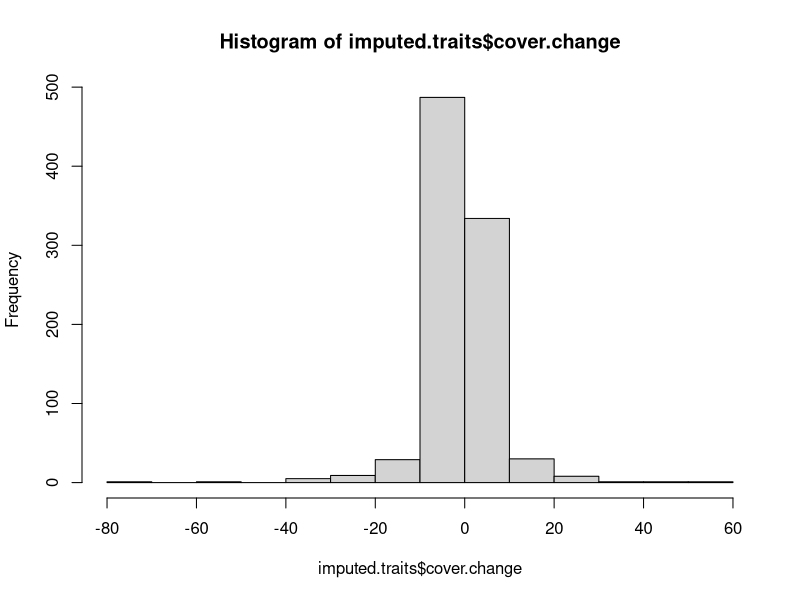
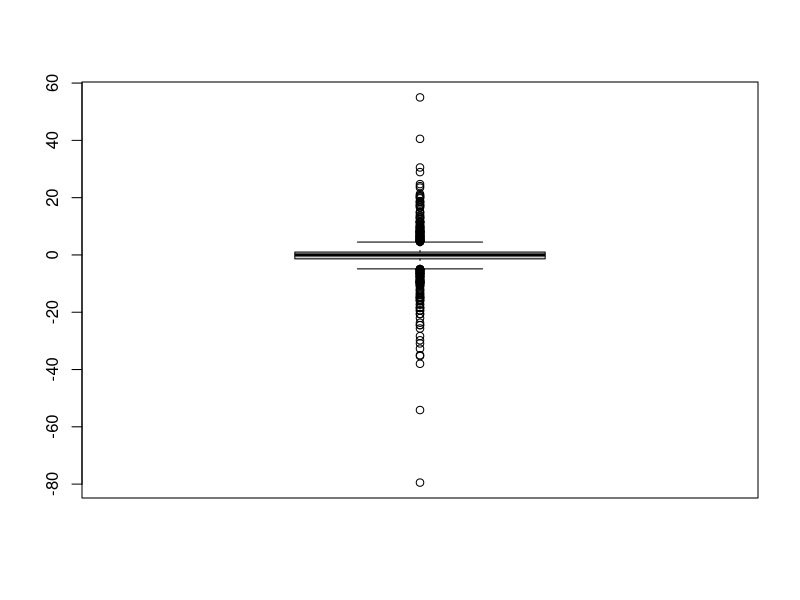

R code for these plots, in order: (Note: this script raises an error after producing the figures.)
#### imputed traits ####

imputed.traits = read.csv("./Formatted.Data/Revisions/imputed.traits.final.csv",row.names = 1)

hist(imputed.traits$cover.change)
boxplot(imputed.traits$cover.change)
mean = mean(imputed.traits$cover.change, na.rm = TRUE)
std = sd(imputed.traits$cover.change, na.rm = TRUE)
Tmin = mean-(3*std)
Tmax = mean+(3*std)
sort(imputed.traits$cover.change[which(imputed.traits$cover.change <Tmin | imputed.traits$cover.change > Tmax)])
# -79.47619 - -23.66667 and 23.52000 - 55.00000

imputed.traits.2 = imputed.traits %>%
  filter(round(cover.change, 5) > -23.66667 & round(cover.change, 5) < 23.52000)

imputed.traits.3 = scale(imputed.traits.2[,c(26:34)])
imputed.traits.4 = cbind(imputed.traits.2[,c(1:3)],imputed.traits.3)

priors <- c(prior(normal(0, 10), class = b))

imputed.traits.model = brm(cover.change ~ leafN.final + height.final + rootN.final + SLA.final + root.depth.final + rootDiam.final +
                             SRL.final + RTD.final + RMF.final + (1|site_code) + (1|Taxon), 
                           family = gaussian(),
                           prior = priors,
                           data = imputed.traits.4)

summary(imputed.traits.model)
# nothing significant

#### imputed traits outlier #####

imputed.traits = read.csv("./Formatted.Data/Revisions/imputed.traits.final.csv",row.names = 1)

imputed.traits.2 = imputed.traits %>%
  filter(round(cover.change, 5) > -23.66667 & round(cover.change, 5) < 23.52000)

# 94 total removed because some removed with multiple traits
imputed.traits.3 = imputed.traits.2 %>%
  filter(round(leafN.final, 5) < 46.00560) %>% # 4
  filter(round(height.final, 5) < 7.787850) %>% # 11
  filter(round(rootN.final, 5) < 25.55616) %>% # 18
  filter(round(SLA.final, 5) < 49.05439) %>% # 8
  filter(round(root.depth.final, 5) < 2.915000) %>% # 15
  filter(round(RTD.final, 5) < 0.7460162) %>% # 11
  filter(round(SRL.final, 5) < 437.3523) %>% # 21
  filter(round(rootDiam.final, 5) < 1.200000) %>% # 6
  filter(round(RMF.final, 5) < 0.7670084) # 10

imputed.traits.4 = scale(imputed.traits.3[,c(26:34)])
imputed.traits.5 = cbind(imputed.traits.3[,c(1:3)],imputed.traits.4)

priors <- c(prior(normal(0, 10), class = b))

imputed.traits.model = brm(cover.change ~ leafN.final + height.final + rootN.final + SLA.final + root.depth.final + rootDiam.final +
                             SRL.final + RTD.final + RMF.final + (1|site_code) + (1|Taxon), 
                           family = gaussian(),
                           prior = priors,
                           data = imputed.traits.5)

summary(imputed.traits.model)
# nothing significant

#### imputed traits lifespan ####

imputed.traits = read.csv("./Formatted.Data/Revisions/imputed.traits.final.csv",row.names = 1)

imputed.traits.2 = imputed.traits %>%
  filter(round(cover.change, 5) > -23.66667 & round(cover.change, 5) < 23.52000)

annual.imputed = imputed.traits.2 %>%
  filter(local_lifespan == "ANNUAL")
perennial.imputed = imputed.traits.2 %>%
  filter(local_lifespan == "PERENNIAL")

annual.imputed.2 = scale(annual.imputed[,c(26:34)])
annual.imputed.3 = cbind(annual.imputed[,c(1:3)],annual.imputed.2)

perennial.imputed.2 = scale(perennial.imputed[,c(26:34)])
perennial.imputed.3 = cbind(perennial.imputed[,c(1:3)],perennial.imputed.2)

priors <- c(prior(normal(0, 10), class = b))


annual.traits.model = brm(cover.change ~ leafN.final + height.final + rootN.final + SLA.final + root.depth.final + rootDiam.final +
                            SRL.final + RTD.final + RMF.final + (1|site_code) + (1|Taxon), 
                          family = gaussian(),
                          prior = priors,
                          data = annual.imputed.3)

summary(annual.traits.model)
# nothing significant

perennial.traits.model = brm(cover.change ~ leafN.final + height.final + rootN.final + SLA.final + root.depth.final + rootDiam.final +
                               SRL.final + RTD.final + RMF.final + (1|site_code) + (1|Taxon), 
                             family = gaussian(),
                             prior = priors,
                             data = perennial.imputed.3)

summary(perennial.traits.model)
# RTD significant, positive

#### impute traits functional group ####

imputed.traits = read.csv("./Formatted.Data/Revisions/imputed.traits.final.csv",row.names = 1)

imputed.traits.2 = imputed.traits %>%
  filter(round(cover.change, 5) > -23.66667 & round(cover.change, 5) < 23.52000)

forb.imputed = imputed.traits.2 %>%
  filter(functional_group == "FORB")
grass.imputed = imputed.traits.2 %>%
  filter(functional_group == "GRASS")

forb.imputed.2 = scale(forb.imputed[,c(26:34)])
forb.imputed.3 = cbind(forb.imputed[,c(1:3)],forb.imputed.2)

grass.imputed.2 = scale(grass.imputed[,c(26:34)])
grass.imputed.3 = cbind(grass.imputed[,c(1:3)],grass.imputed.2)

priors <- c(prior(normal(0, 10), class = b))


forb.traits.model = brm(cover.change ~ leafN.final + height.final + rootN.final + SLA.final + root.depth.final + rootDiam.final +
                          SRL.final + RTD.final + RMF.final + (1|site_code) + (1|Taxon), 
                        family = gaussian(),
                        prior = priors,
                        data = forb.imputed.3)

summary(forb.traits.model)
# leafN significant positive

grass.traits.model = brm(cover.change ~ leafN.final + height.final + rootN.final + SLA.final + root.depth.final + rootDiam.final +
                           SRL.final + RTD.final + RMF.final + (1|site_code) + (1|Taxon), 
                         family = gaussian(),
                         prior = priors,
                         data = grass.imputed.3)

summary(grass.traits.model)
# nothing significant

#### imputed traits lifespan x functional group ####

imputed.traits = read.csv("./Formatted.Data/Revisions/imputed.traits.final.csv",row.names = 1)

imputed.traits.2 = imputed.traits %>%
  filter(round(cover.change, 5) > -23.66667 & round(cover.change, 5) < 23.52000)

annual.forb.imputed = imputed.traits.2 %>%
  filter(functional_group == "FORB" & local_lifespan == "ANNUAL")
perennial.forb.imputed = imputed.traits.2 %>%
  filter(functional_group == "FORB" & local_lifespan == "PERENNIAL")
perennial.grass.imputed = imputed.traits.2 %>%
  filter(functional_group == "GRASS" & local_lifespan == "PERENNIAL")

annual.forb.imputed.2 = scale(annual.forb.imputed[,c(26:34)])
annual.forb.imputed.3 = cbind(annual.forb.imputed[,c(1:3)],annual.forb.imputed.2)

perennial.forb.imputed.2 = scale(perennial.forb.imputed[,c(26:34)])
perennial.forb.imputed.3 = cbind(perennial.forb.imputed[,c(1:3)],perennial.forb.imputed.2)

perennial.grass.imputed.2 = scale(perennial.grass.imputed[,c(26:34)])
perennial.grass.imputed.3 = cbind(perennial.grass.imputed[,c(1:3)],perennial.grass.imputed.2)

priors <- c(prior(normal(0, 10), class = b))

annual.forb.traits.model = brm(cover.change ~ leafN.final + height.final + rootN.final + SLA.final + root.depth.final + rootDiam.final +
                                 SRL.final + RTD.final + RMF.final + (1|site_code) + (1|Taxon), 
                               family = gaussian(),
                               prior = priors,
                               data = annual.forb.imputed.3)

summary(annual.forb.traits.model)
# nothing significant

perennial.forb.traits.model = brm(cover.change ~ leafN.final + height.final + rootN.final + SLA.final + root.depth.final + rootDiam.final +
                                    SRL.final + RTD.final + RMF.final + (1|site_code) + (1|Taxon), 
                                  family = gaussian(),
                                  prior = priors,
                                  data = perennial.forb.imputed.3)

summary(perennial.forb.traits.model)

perennial.grass.traits.model = brm(cover.change ~ leafN.final + height.final + rootN.final + SLA.final + root.depth.final + rootDiam.final +
                                     SRL.final + RTD.final + RMF.final + (1|site_code) + (1|Taxon), 
                                   family = gaussian(),
                                   prior = priors,
                                   data = perennial.grass.imputed.3)

summary(perennial.grass.traits.model)

#### imputed traits lifespan outlier ####

imputed.traits = read.csv("./Formatted.Data/Revisions/imputed.traits.final.csv",row.names = 1)

imputed.traits.2 = imputed.traits %>%
  filter(round(cover.change, 5) > -23.66667 & round(cover.change, 5) < 23.52000)

# 19 total removed because some removed with multiple traits
imputed.traits.3 = imputed.traits.2 %>%
  filter(round(leafN.final, 5) < 46.00560) %>% # 4
  filter(round(height.final, 5) < 7.787850) %>% # 11
  filter(round(rootN.final, 5) < 25.55616) %>% # 18
  filter(round(SLA.final, 5) < 49.05439) %>% # 8
  filter(round(root.depth.final, 5) < 2.915000) %>% # 15
  filter(round(RTD.final, 5) < 0.7460162) %>% # 11
  filter(round(SRL.final, 5) < 437.3523) %>% # 21
  filter(round(rootDiam.final, 5) < 1.200000) %>% # 6
  filter(round(RMF.final, 5) < 0.7670084) # 10

annual.imputed = imputed.traits.3 %>%
  filter(local_lifespan == "ANNUAL")
perennial.imputed = imputed.traits.3 %>%
  filter(local_lifespan == "PERENNIAL")

annual.imputed.2 = scale(annual.imputed[,c(26:34)])
annual.imputed.3 = cbind(annual.imputed[,c(1:3)],annual.imputed.2)

perennial.imputed.2 = scale(perennial.imputed[,c(26:34)])
perennial.imputed.3 = cbind(perennial.imputed[,c(1:3)],perennial.imputed.2)


priors <- c(prior(normal(0, 10), class = b))


annual.traits.model = brm(cover.change ~ leafN.final + height.final + rootN.final + SLA.final + root.depth.final + rootDiam.final +
                            SRL.final + RTD.final + RMF.final + (1|site_code) + (1|Taxon), 
                          family = gaussian(),
                          prior = priors,
                          data = annual.imputed.3)

summary(annual.traits.model)
# nothing significant

perennial.traits.model = brm(cover.change ~ leafN.final + height.final + rootN.final + SLA.final + root.depth.final + rootDiam.final +
                               SRL.final + RTD.final + RMF.final + (1|site_code) + (1|Taxon), 
                             family = gaussian(),
                             prior = priors,
                             data = perennial.imputed.3)

summary(perennial.traits.model)

#### impute traits functional group outlier ####

imputed.traits = read.csv("./Formatted.Data/Revisions/imputed.traits.final.csv",row.names = 1)

imputed.traits.2 = imputed.traits %>%
  filter(round(cover.change, 5) > -23.66667 & round(cover.change, 5) < 23.52000)

imputed.traits.3 = imputed.traits.2 %>%
  filter(round(leafN.final, 5) < 46.00560) %>% # 4
  filter(round(height.final, 5) < 7.787850) %>% # 11
  filter(round(rootN.final, 5) < 25.55616) %>% # 18
  filter(round(SLA.final, 5) < 49.05439) %>% # 8
  filter(round(root.depth.final, 5) < 2.915000) %>% # 15
  filter(round(RTD.final, 5) < 0.7460162) %>% # 11
  filter(round(SRL.final, 5) < 437.3523) %>% # 21
  filter(round(rootDiam.final, 5) < 1.200000) %>% # 6
  filter(round(RMF.final, 5) < 0.7670084) # 10

forb.imputed = imputed.traits.3 %>%
  filter(functional_group == "FORB")
grass.imputed = imputed.traits.3 %>%
  filter(functional_group == "GRASS")

forb.imputed.2 = scale(forb.imputed[,c(26:34)])
forb.imputed.3 = cbind(forb.imputed[,c(1:3)],forb.imputed.2)

grass.imputed.2 = scale(grass.imputed[,c(26:34)])
grass.imputed.3 = cbind(grass.imputed[,c(1:3)],grass.imputed.2)

priors <- c(prior(normal(0, 10), class = b))

forb.traits.model = brm(cover.change ~ leafN.final + height.final + rootN.final + SLA.final + root.depth.final + rootDiam.final +
                          SRL.final + RTD.final + RMF.final + (1|site_code) + (1|Taxon), 
                        family = gaussian(),
                        prior = priors,
                        data = forb.imputed.3)

summary(forb.traits.model)

grass.traits.model = brm(cover.change ~ leafN.final + height.final + rootN.final + SLA.final + root.depth.final + rootDiam.final +
                           SRL.final + RTD.final + RMF.final + (1|site_code) + (1|Taxon), 
                         family = gaussian(),
                         prior = priors,
                         data = grass.imputed.3)

summary(grass.traits.model)

#### imputed traits lifespan x functional group outlier ####

imputed.traits = read.csv("./Formatted.Data/Revisions/imputed.traits.final.csv",row.names = 1)

imputed.traits.2 = imputed.traits %>%
  filter(round(cover.change, 5) > -23.66667 & round(cover.change, 5) < 23.52000)

imputed.traits.3 = imputed.traits.2 %>%
  filter(round(leafN.final, 5) < 46.00560) %>% # 4
  filter(round(height.final, 5) < 7.787850) %>% # 11
  filter(round(rootN.final, 5) < 25.55616) %>% # 18
  filter(round(SLA.final, 5) < 49.05439) %>% # 8
  filter(round(root.depth.final, 5) < 2.915000) %>% # 15
  filter(round(RTD.final, 5) < 0.7460162) %>% # 11
  filter(round(SRL.final, 5) < 437.3523) %>% # 21
  filter(round(rootDiam.final, 5) < 1.200000) %>% # 6
  filter(round(RMF.final, 5) < 0.7670084) # 10

annual.forb.imputed = imputed.traits.3 %>%
  filter(functional_group == "FORB" & local_lifespan == "ANNUAL")
perennial.forb.imputed = imputed.traits.3 %>%
  filter(functional_group == "FORB" & local_lifespan == "PERENNIAL")
perennial.grass.imputed = imputed.traits.3 %>%
  filter(functional_group == "GRASS" & local_lifespan == "PERENNIAL")

annual.forb.imputed.2 = scale(annual.forb.imputed[,c(26:34)])
annual.forb.imputed.3 = cbind(annual.forb.imputed[,c(1:3)],annual.forb.imputed.2)

perennial.forb.imputed.2 = scale(perennial.forb.imputed[,c(26:34)])
perennial.forb.imputed.3 = cbind(perennial.forb.imputed[,c(1:3)],perennial.forb.imputed.2)

perennial.grass.imputed.2 = scale(perennial.grass.imputed[,c(26:34)])
perennial.grass.imputed.3 = cbind(perennial.grass.imputed[,c(1:3)],perennial.grass.imputed.2)

priors <- c(prior(normal(0, 10), class = b))

annual.forb.traits.model = brm(cover.change ~ leafN.final + height.final + rootN.final + SLA.final + root.depth.final + rootDiam.final +
                                 SRL.final + RTD.final + RMF.final + (1|site_code) + (1|Taxon), 
                               family = gaussian(),
                               prior = priors,
                               data = annual.forb.imputed.3)

summary(annual.forb.traits.model)

perennial.forb.traits.model = brm(cover.change ~ leafN.final + height.final + rootN.final + SLA.final + root.depth.final + rootDiam.final +
                                    SRL.final + RTD.final + RMF.final + (1|site_code) + (1|Taxon), 
                                  family = gaussian(),
                                  prior = priors,
                                  data = perennial.forb.imputed.3)

summary(perennial.forb.traits.model)

perennial.grass.traits.model = brm(cover.change ~ leafN.final + height.final + rootN.final + SLA.final + root.depth.final + rootDiam.final +
                                     SRL.final + RTD.final + RMF.final + (1|site_code) + (1|Taxon), 
                                   family = gaussian(),
                                   prior = priors,
                                   data = perennial.grass.imputed.3)

summary(perennial.grass.traits.model)

#### CC traits ####
final.data.CC = read.csv("./Formatted.Data/Revisions/final.data.CC.csv",row.names = 1)

hist(final.data.CC$cover.change)
boxplot(final.data.CC$cover.change)
mean = mean(final.data.CC$cover.change, na.rm = TRUE)
std = sd(final.data.CC$cover.change, na.rm = TRUE)
Tmin = mean-(3*std)
Tmax = mean+(3*std)
sort(final.data.CC$cover.change[which(final.data.CC$cover.change <Tmin | final.data.CC$cover.change > Tmax)])
# -79.47619 - -38.00000 and 28.91667

final.data.CC.2 = final.data.CC %>%
  filter(round(cover.change, 5) > -38.00000 & round(cover.change, 5) != 28.91667)

final.data.CC.3 = scale(final.data.CC.2[,c(4:12)])
final.data.CC.4 = cbind(final.data.CC.2[,c(1:3)],final.data.CC.3)

# 236 data points estimating 11 variables

priors <- c(prior(normal(0, 10), class = b))


CC.model = brm(cover.change ~ leafN.mg.g + height.m + rootN.mg.g + SLA_m2.kg + root.depth_m + rootDiam.mm +
                 SRL.groot.cahill.merge + RTD.groot.cahill.merge + RMF.g.g + (1|site_code) + (1|Taxon), 
               family = gaussian(),
               prior = priors,
               data = final.data.CC.4)

summary(CC.model)

#### CC traits outlier ####

final.data.CC = read.csv("./Formatted.Data/Revisions/final.data.CC.csv",row.names = 1)

final.data.CC.2 = final.data.CC %>%
  filter(round(cover.change, 5) > -38.00000 & round(cover.change, 5) != 28.91667)

# 25 total removed because some removed with multiple traits
final.data.CC.3 = final.data.CC.2 %>%
  filter(round(leafN.mg.g, 5) != 54.71597) %>% # 2
  filter(round(height.m, 5) < 12.84847) %>% # 3
  filter(round(rootN.mg.g, 5) < 31.17241) %>% # 5
  filter(round(root.depth_m, 5) < 2.426850) %>% # 7
  filter(round(RTD.groot.cahill.merge, 5) < 1.19455) %>% # 4
  filter(round(SRL.groot.cahill.merge, 5) < 471.2364) %>% # 5
  filter(round(rootDiam.mm, 5) != 1.3965) # 1

final.data.CC.4 = scale(final.data.CC.3[,c(4:12)])
final.data.CC.5 = cbind(final.data.CC.3[,c(1:3)],final.data.CC.4)

priors <- c(prior(normal(0, 10), class = b))


CC.model = brm(cover.change ~ leafN.mg.g + height.m + rootN.mg.g + SLA_m2.kg + root.depth_m + rootDiam.mm +
                 SRL.groot.cahill.merge + RTD.groot.cahill.merge + RMF.g.g + SRL.groot.cahill.merge*RTD.groot.cahill.merge + (1|site_code) + (1|Taxon), 
               family = gaussian(),
               prior = priors,
               data = final.data.CC.5)

summary(CC.model)

#### CC traits lifespan ####

final.data.CC = read.csv("./Formatted.Data/Revisions/final.data.CC.csv",row.names = 1)

final.data.CC.2 = final.data.CC %>%
  filter(round(cover.change, 5) > -38.00000 & round(cover.change, 5) != 28.91667)

table(final.data.CC$local_lifespan)

perennial = final.data.CC.2 %>%
  filter(local_lifespan == "PERENNIAL")

perennial.2 = scale(perennial[,c(4:12)])
perennial.3 = cbind(perennial[,c(1:3)],perennial.2)

priors <- c(prior(normal(0, 10), class = b))

perennial.model = brm(cover.change ~ leafN.mg.g + height.m + rootN.mg.g + SLA_m2.kg + root.depth_m + rootDiam.mm +
                        SRL.groot.cahill.merge + RTD.groot.cahill.merge + RMF.g.g + (1|site_code) + (1|Taxon), 
                      family = gaussian(),
                      prior = priors,
                      data = perennial.3)

summary(perennial.model)

#### CC traits functional group ####

final.data.CC = read.csv("./Formatted.Data/Revisions/final.data.CC.csv",row.names = 1)

final.data.CC.2 = final.data.CC %>%
  filter(round(cover.change, 5) > -38.00000 & round(cover.change, 5) != 28.91667)

table(final.data.CC$functional_group)

forb = final.data.CC.2 %>%
  filter(functional_group == "FORB")

forb.2 = scale(forb[,c(4:12)])
forb.3 = cbind(forb[,c(1:3)],forb.2)

priors <- c(prior(normal(0, 10), class = b))

forb.model = brm(cover.change ~ leafN.mg.g + height.m + rootN.mg.g + SLA_m2.kg + root.depth_m + rootDiam.mm +
                   SRL.groot.cahill.merge + RTD.groot.cahill.merge + RMF.g.g + (1|site_code) + (1|Taxon), 
                 family = gaussian(),
                 prior = priors,
                 data = forb.3)

summary(forb.model)

#### CC traits lifespan outlier ####

final.data.CC = read.csv("./Formatted.Data/Revisions/final.data.CC.csv",row.names = 1)

final.data.CC.2 = final.data.CC %>%
  filter(round(cover.change, 5) > -38.00000 & round(cover.change, 5) != 28.91667)

perennial = final.data.CC.2 %>%
  filter(local_lifespan == "PERENNIAL")

# 25 total removed because some removed with multiple traits
perennial.2 = perennial %>%
  filter(round(leafN.mg.g, 5) != 54.71597) %>% # 2
  filter(round(height.m, 5) < 12.84847) %>% # 3
  filter(round(rootN.mg.g, 5) < 31.17241) %>% # 5
  filter(round(root.depth_m, 5) < 2.426850) %>% # 7
  filter(round(RTD.groot.cahill.merge, 5) < 1.19455) %>% # 4
  filter(round(SRL.groot.cahill.merge, 5) < 471.2364) %>% # 5
  filter(round(rootDiam.mm, 5) != 1.3965) # 1


perennial.3 = scale(perennial.2 [,c(4:12)])
perennial.4 = cbind(perennial.2 [,c(1:3)],perennial.3)

priors <- c(prior(normal(0, 10), class = b))

perennial.model = brm(cover.change ~ leafN.mg.g + height.m + rootN.mg.g + SLA_m2.kg + root.depth_m + rootDiam.mm +
                        SRL.groot.cahill.merge + RTD.groot.cahill.merge + RMF.g.g + (1|site_code) + (1|Taxon), 
                      family = gaussian(),
                      prior = priors,
                      data = perennial.4)

summary(perennial.model)


#### imputed traits NW ####

imputed.traits = read.csv("./Formatted.Data/Revisions/imputed.traits.NW.final.csv",row.names = 1)

hist(imputed.traits$cover.change)
boxplot(imputed.traits$cover.change)
mean = mean(imputed.traits$cover.change, na.rm = TRUE)
std = sd(imputed.traits$cover.change, na.rm = TRUE)
Tmin = mean-(3*std)
Tmax = mean+(3*std)
sort(imputed.traits$cover.change[which(imputed.traits$cover.change <Tmin | imputed.traits$cover.change > Tmax)])
# -79.47619 - -24.50000 and 23.52000 - 55.00000

imputed.traits.2 = imputed.traits %>%
  filter(round(cover.change, 5) > -24.50000 & round(cover.change, 5) < 23.52000)

imputed.traits.3 = scale(imputed.traits.2[,c(26:34)])
imputed.traits.4 = cbind(imputed.traits.2[,c(1:3)],imputed.traits.3)

priors <- c(prior(normal(0, 10), class = b))

imputed.traits.model = brm(cover.change ~ leafN.final + height.final + rootN.final + SLA.final + root.depth.final + rootDiam.final +
                             SRL.final + RTD.final + RMF.final + (1|site_code) + (1|Taxon), 
                           family = gaussian(),
                           prior = priors,
                           data = imputed.traits.4)

summary(imputed.traits.model)
# nothing significant

#### imputed traits NW outlier ####

imputed.traits = read.csv("./Formatted.Data/Revisions/imputed.traits.NW.final.csv",row.names = 1)

imputed.traits.2 = imputed.traits %>%
  filter(round(cover.change, 5) > -24.50000 & round(cover.change, 5) < 23.52000)

imputed.traits.3 = imputed.traits.2 %>%
  filter(round(leafN.final, 5) < 45.18532) %>% # 4
  filter(round(height.final, 5) < 1.371600) %>% # 11
  filter(round(rootN.final, 5) < 27.18327) %>% # 18
  filter(round(SLA.final, 5) < 49.05439) %>% # 8
  filter(round(root.depth.final, 5) < 6.451600) %>% # 15
  filter(round(RTD.final, 5) < 0.6525000) %>% # 11
  filter(round(SRL.final, 5) < 437.3523) %>% # 21
  filter(round(rootDiam.final, 5) < 1.126012) %>% # 6
  filter(round(RMF.final, 5) > 0.04850791 & round(RMF.final, 5) < 0.76700839)

imputed.traits.4 = scale(imputed.traits.3[,c(26:34)])
imputed.traits.5 = cbind(imputed.traits.3[,c(1:3)],imputed.traits.4)

priors <- c(prior(normal(0, 10), class = b))

imputed.traits.model = brm(cover.change ~ leafN.final + height.final + rootN.final + SLA.final + root.depth.final + rootDiam.final +
                             SRL.final + RTD.final + RMF.final + (1|site_code) + (1|Taxon), 
                           family = gaussian(),
                           prior = priors,
                           data = imputed.traits.5)

summary(imputed.traits.model)
# nothing significant

#### imputed traits lifespan NW ####

imputed.traits = read.csv("./Formatted.Data/Revisions/imputed.traits.NW.final.csv",row.names = 1)

imputed.traits.2 = imputed.traits %>%
  filter(round(cover.change, 5) > -24.50000 & round(cover.change, 5) < 23.52000)

annual.imputed = imputed.traits.2 %>%
  filter(local_lifespan == "ANNUAL")
perennial.imputed = imputed.traits.2 %>%
  filter(local_lifespan == "PERENNIAL")

annual.imputed.2 = scale(annual.imputed[,c(26:34)])
annual.imputed.3 = cbind(annual.imputed[,c(1:3)],annual.imputed.2)

perennial.imputed.2 = scale(perennial.imputed[,c(26:34)])
perennial.imputed.3 = cbind(perennial.imputed[,c(1:3)],perennial.imputed.2)

priors <- c(prior(normal(0, 10), class = b))


annual.traits.model = brm(cover.change ~ leafN.final + height.final + rootN.final + SLA.final + root.depth.final + rootDiam.final +
                            SRL.final + RTD.final + RMF.final + (1|site_code) + (1|Taxon), 
                          family = gaussian(),
                          prior = priors,
                          data = annual.imputed.3)

summary(annual.traits.model)
# nothing significant

perennial.traits.model = brm(cover.change ~ leafN.final + height.final + rootN.final + SLA.final + root.depth.final + rootDiam.final +
                               SRL.final + RTD.final + RMF.final + (1|site_code) + (1|Taxon), 
                             family = gaussian(),
                             prior = priors,
                             data = perennial.imputed.3)

summary(perennial.traits.model)

#### impute traits functional group NW ####

imputed.traits = read.csv("./Formatted.Data/Revisions/imputed.traits.NW.final.csv",row.names = 1)

imputed.traits.2 = imputed.traits %>%
  filter(round(cover.change, 5) > -24.50000 & round(cover.change, 5) < 23.52000)

forb.imputed = imputed.traits.2 %>%
  filter(functional_group == "FORB")
grass.imputed = imputed.traits.2 %>%
  filter(functional_group == "GRASS")

forb.imputed.2 = scale(forb.imputed[,c(26:34)])
forb.imputed.3 = cbind(forb.imputed[,c(1:3)],forb.imputed.2)

grass.imputed.2 = scale(grass.imputed[,c(26:34)])
grass.imputed.3 = cbind(grass.imputed[,c(1:3)],grass.imputed.2)

priors <- c(prior(normal(0, 10), class = b))


forb.traits.model = brm(cover.change ~ leafN.final + height.final + rootN.final + SLA.final + root.depth.final + rootDiam.final +
                          SRL.final + RTD.final + RMF.final + (1|site_code) + (1|Taxon), 
                        family = gaussian(),
                        prior = priors,
                        data = forb.imputed.3)

summary(forb.traits.model)

grass.traits.model = brm(cover.change ~ leafN.final + height.final + rootN.final + SLA.final + root.depth.final + rootDiam.final +
                           SRL.final + RTD.final + RMF.final + (1|site_code) + (1|Taxon), 
                         family = gaussian(),
                         prior = priors,
                         data = grass.imputed.3)

summary(grass.traits.model)
# nothing significant

#### imputed traits lifespan x functional group NW ####

imputed.traits = read.csv("./Formatted.Data/Revisions/imputed.traits.NW.final.csv",row.names = 1)

imputed.traits.2 = imputed.traits %>%
  filter(round(cover.change, 5) > -24.50000 & round(cover.change, 5) < 23.52000)

annual.forb.imputed = imputed.traits.2 %>%
  filter(functional_group == "FORB" & local_lifespan == "ANNUAL")
perennial.forb.imputed = imputed.traits.2 %>%
  filter(functional_group == "FORB" & local_lifespan == "PERENNIAL")
perennial.grass.imputed = imputed.traits.2 %>%
  filter(functional_group == "GRASS" & local_lifespan == "PERENNIAL")

annual.forb.imputed.2 = scale(annual.forb.imputed[,c(26:34)])
annual.forb.imputed.3 = cbind(annual.forb.imputed[,c(1:3)],annual.forb.imputed.2)

perennial.forb.imputed.2 = scale(perennial.forb.imputed[,c(26:34)])
perennial.forb.imputed.3 = cbind(perennial.forb.imputed[,c(1:3)],perennial.forb.imputed.2)

perennial.grass.imputed.2 = scale(perennial.grass.imputed[,c(26:34)])
perennial.grass.imputed.3 = cbind(perennial.grass.imputed[,c(1:3)],perennial.grass.imputed.2)

priors <- c(prior(normal(0, 10), class = b))

annual.forb.traits.model = brm(cover.change ~ leafN.final + height.final + rootN.final + SLA.final + root.depth.final + rootDiam.final +
                                 SRL.final + RTD.final + RMF.final + (1|site_code) + (1|Taxon), 
                               family = gaussian(),
                               prior = priors,
                               data = annual.forb.imputed.3)

summary(annual.forb.traits.model)
# nothing significant

perennial.forb.traits.model = brm(cover.change ~ leafN.final + height.final + rootN.final + SLA.final + root.depth.final + rootDiam.final +
                                    SRL.final + RTD.final + RMF.final + (1|site_code) + (1|Taxon), 
                                  family = gaussian(),
                                  prior = priors,
                                  data = perennial.forb.imputed.3)

summary(perennial.forb.traits.model)

perennial.grass.traits.model = brm(cover.change ~ leafN.final + height.final + rootN.final + SLA.final + root.depth.final + rootDiam.final +
                                     SRL.final + RTD.final + RMF.final + (1|site_code) + (1|Taxon), 
                                   family = gaussian(),
                                   prior = priors,
                                   data = perennial.grass.imputed.3)

summary(perennial.grass.traits.model)


#### imputed traits lifespan NW outlier ####

imputed.traits = read.csv("./Formatted.Data/Revisions/imputed.traits.NW.final.csv",row.names = 1)

imputed.traits.2 = imputed.traits %>%
  filter(round(cover.change, 5) > -24.50000 & round(cover.change, 5) < 23.52000)

imputed.traits.3 = imputed.traits.2 %>%
  filter(round(leafN.final, 5) < 45.18532) %>% # 4
  filter(round(height.final, 5) < 1.371600) %>% # 11
  filter(round(rootN.final, 5) < 27.18327) %>% # 18
  filter(round(SLA.final, 5) < 49.05439) %>% # 8
  filter(round(root.depth.final, 5) < 6.451600) %>% # 15
  filter(round(RTD.final, 5) < 0.6525000) %>% # 11
  filter(round(SRL.final, 5) < 437.3523) %>% # 21
  filter(round(rootDiam.final, 5) < 1.126012) %>% # 6
  filter(round(RMF.final, 5) > 0.04850791 & round(RMF.final, 5) < 0.76700839) # 10

annual.imputed = imputed.traits.3 %>%
  filter(local_lifespan == "ANNUAL")
perennial.imputed = imputed.traits.3 %>%
  filter(local_lifespan == "PERENNIAL")

annual.imputed.2 = scale(annual.imputed[,c(26:34)])
annual.imputed.3 = cbind(annual.imputed[,c(1:3)],annual.imputed.2)

perennial.imputed.2 = scale(perennial.imputed[,c(26:34)])
perennial.imputed.3 = cbind(perennial.imputed[,c(1:3)],perennial.imputed.2)

priors <- c(prior(normal(0, 10), class = b))


annual.traits.model = brm(cover.change ~ leafN.final + height.final + rootN.final + SLA.final + root.depth.final + rootDiam.final +
                            SRL.final + RTD.final + RMF.final + (1|site_code) + (1|Taxon), 
                          family = gaussian(),
                          prior = priors,
                          data = annual.imputed.3)

summary(annual.traits.model)

perennial.traits.model = brm(cover.change ~ leafN.final + height.final + rootN.final + SLA.final + root.depth.final + rootDiam.final +
                               SRL.final + RTD.final + RMF.final + (1|site_code) + (1|Taxon), 
                             family = gaussian(),
                             prior = priors,
                             data = perennial.imputed.3)

summary(perennial.traits.model)

#### impute traits functional group NW outlier ####

imputed.traits = read.csv("./Formatted.Data/Revisions/imputed.traits.NW.final.csv",row.names = 1)

imputed.traits.2 = imputed.traits %>%
  filter(round(cover.change, 5) > -24.50000 & round(cover.change, 5) < 23.52000)

imputed.traits.3 = imputed.traits.2 %>%
  filter(round(leafN.final, 5) < 45.18532) %>% # 4
  filter(round(height.final, 5) < 1.371600) %>% # 11
  filter(round(rootN.final, 5) < 27.18327) %>% # 18
  filter(round(SLA.final, 5) < 49.05439) %>% # 8
  filter(round(root.depth.final, 5) < 6.451600) %>% # 15
  filter(round(RTD.final, 5) < 0.6525000) %>% # 11
  filter(round(SRL.final, 5) < 437.3523) %>% # 21
  filter(round(rootDiam.final, 5) < 1.126012) %>% # 6
  filter(round(RMF.final, 5) > 0.04850791 & round(RMF.final, 5) < 0.76700839) # 10

forb.imputed = imputed.traits.3 %>%
  filter(functional_group == "FORB")
grass.imputed = imputed.traits.3 %>%
  filter(functional_group == "GRASS")

forb.imputed.2 = scale(forb.imputed[,c(26:34)])
forb.imputed.3 = cbind(forb.imputed[,c(1:3)],forb.imputed.2)

grass.imputed.2 = scale(grass.imputed[,c(26:34)])
grass.imputed.3 = cbind(grass.imputed[,c(1:3)],grass.imputed.2)

priors <- c(prior(normal(0, 10), class = b))


forb.traits.model = brm(cover.change ~ leafN.final + height.final + rootN.final + SLA.final + root.depth.final + rootDiam.final +
                          SRL.final + RTD.final + RMF.final + (1|site_code) + (1|Taxon), 
                        family = gaussian(),
                        prior = priors,
                        data = forb.imputed.3)

summary(forb.traits.model)

grass.traits.model = brm(cover.change ~ leafN.final + height.final + rootN.final + SLA.final + root.depth.final + rootDiam.final +
                           SRL.final + RTD.final + RMF.final + (1|site_code) + (1|Taxon), 
                         family = gaussian(),
                         prior = priors,
                         data = grass.imputed.3)

summary(grass.traits.model)
# nothing significant

#### imputed traits lifespan x functional group NW outlier ####

imputed.traits = read.csv("./Formatted.Data/Revisions/imputed.traits.NW.final.csv",row.names = 1)

imputed.traits.2 = imputed.traits %>%
  filter(round(cover.change, 5) > -24.50000 & round(cover.change, 5) < 23.52000)

imputed.traits.3 = imputed.traits.2 %>%
  filter(round(leafN.final, 5) < 45.18532) %>% # 4
  filter(round(height.final, 5) < 1.371600) %>% # 11
  filter(round(rootN.final, 5) < 27.18327) %>% # 18
  filter(round(SLA.final, 5) < 49.05439) %>% # 8
  filter(round(root.depth.final, 5) < 6.451600) %>% # 15
  filter(round(RTD.final, 5) < 0.6525000) %>% # 11
  filter(round(SRL.final, 5) < 437.3523) %>% # 21
  filter(round(rootDiam.final, 5) < 1.126012) %>% # 6
  filter(round(RMF.final, 5) > 0.04850791 & round(RMF.final, 5) < 0.76700839) # 10

annual.forb.imputed = imputed.traits.3 %>%
  filter(functional_group == "FORB" & local_lifespan == "ANNUAL")
perennial.forb.imputed = imputed.traits.3 %>%
  filter(functional_group == "FORB" & local_lifespan == "PERENNIAL")
perennial.grass.imputed = imputed.traits.3 %>%
  filter(functional_group == "GRASS" & local_lifespan == "PERENNIAL")

annual.forb.imputed.2 = scale(annual.forb.imputed[,c(26:34)])
annual.forb.imputed.3 = cbind(annual.forb.imputed[,c(1:3)],annual.forb.imputed.2)

perennial.forb.imputed.2 = scale(perennial.forb.imputed[,c(26:34)])
perennial.forb.imputed.3 = cbind(perennial.forb.imputed[,c(1:3)],perennial.forb.imputed.2)

perennial.grass.imputed.2 = scale(perennial.grass.imputed[,c(26:34)])
perennial.grass.imputed.3 = cbind(perennial.grass.imputed[,c(1:3)],perennial.grass.imputed.2)

priors <- c(prior(normal(0, 10), class = b))

annual.forb.traits.model = brm(cover.change ~ leafN.final + height.final + rootN.final + SLA.final + root.depth.final + rootDiam.final +
                                 SRL.final + RTD.final + RMF.final + (1|site_code) + (1|Taxon), 
                               family = gaussian(),
                               prior = priors,
                               data = annual.forb.imputed.3)

summary(annual.forb.traits.model)
# nothing significant

perennial.forb.traits.model = brm(cover.change ~ leafN.final + height.final + rootN.final + SLA.final + root.depth.final + rootDiam.final +
                                    SRL.final + RTD.final + RMF.final + (1|site_code) + (1|Taxon), 
                                  family = gaussian(),
                                  prior = priors,
                                  data = perennial.forb.imputed.3)

summary(perennial.forb.traits.model)

perennial.grass.traits.model = brm(cover.change ~ leafN.final + height.final + rootN.final + SLA.final + root.depth.final + rootDiam.final +
                                     SRL.final + RTD.final + RMF.final + (1|site_code) + (1|Taxon), 
                                   family = gaussian(),
                                   prior = priors,
                                   data = perennial.grass.imputed.3)

summary(perennial.grass.traits.model)


#### CC traits NW ####
final.data.CC = read.csv("./Formatted.Data/Revisions/final.data.CC.NW.csv",row.names = 1)

hist(final.data.CC$cover.change)
boxplot(final.data.CC$cover.change)
mean = mean(final.data.CC$cover.change, na.rm = TRUE)
std = sd(final.data.CC$cover.change, na.rm = TRUE)
Tmin = mean-(3*std)
Tmax = mean+(3*std)
sort(final.data.CC$cover.change[which(final.data.CC$cover.change <Tmin | final.data.CC$cover.change > Tmax)])
# -79.47619 - -38.00000 and 28.91667

final.data.CC.2 = final.data.CC %>%
  filter(round(cover.change, 5) > -38.00000 & round(cover.change, 5) != 28.91667)

final.data.CC.3 = scale(final.data.CC.2[,c(4:12)])
final.data.CC.4 = cbind(final.data.CC.2[,c(1:3)],final.data.CC.3)

# 236 data points estimating 11 variables

priors <- c(prior(normal(0, 10), class = b))


CC.model = brm(cover.change ~ leafN.mg.g + height.m + rootN.mg.g + SLA_m2.kg + root.depth_m + rootDiam.mm +
                 SRL.groot.cahill.merge + RTD.groot.cahill.merge + RMF.g.g + (1|site_code) + (1|Taxon), 
               family = gaussian(),
               prior = priors,
               data = final.data.CC.4)

summary(CC.model)

#### CC traits lifespan NW ####

final.data.CC = read.csv("./Formatted.Data/Revisions/final.data.CC.NW.csv",row.names = 1)

final.data.CC.2 = final.data.CC %>%
  filter(round(cover.change, 5) > -38.00000 & round(cover.change, 5) != 28.91667)

table(final.data.CC$local_lifespan)

perennial = final.data.CC.2 %>%
  filter(local_lifespan == "PERENNIAL")

perennial.2 = scale(perennial[,c(4:12)])
perennial.3 = cbind(perennial[,c(1:3)],perennial.2)

priors <- c(prior(normal(0, 10), class = b))

perennial.model = brm(cover.change ~ leafN.mg.g + height.m + rootN.mg.g + SLA_m2.kg + root.depth_m + rootDiam.mm +
                        SRL.groot.cahill.merge + RTD.groot.cahill.merge + RMF.g.g + (1|site_code) + (1|Taxon), 
                      family = gaussian(),
                      prior = priors,
                      data = perennial.3)

summary(perennial.model)

#### CC traits NW functional group ####

final.data.CC = read.csv("./Formatted.Data/Revisions/final.data.CC.NW.csv",row.names = 1)

final.data.CC.2 = final.data.CC %>%
  filter(round(cover.change, 5) > -38.00000 & round(cover.change, 5) != 28.91667)

table(final.data.CC$functional_group)

forb = final.data.CC.2 %>%
  filter(functional_group == "FORB")

forb.2 = scale(forb[,c(4:12)])
forb.3 = cbind(forb[,c(1:3)],forb.2)

priors <- c(prior(normal(0, 10), class = b))

forb.model = brm(cover.change ~ leafN.mg.g + height.m + rootN.mg.g + SLA_m2.kg + root.depth_m + rootDiam.mm +
                   SRL.groot.cahill.merge + RTD.groot.cahill.merge + RMF.g.g + (1|site_code) + (1|Taxon), 
                 family = gaussian(),
                 prior = priors,
                 data = forb.3)

summary(forb.model)


#### CC traits NW outlier ####
final.data.CC = read.csv("./Formatted.Data/Revisions/final.data.CC.NW.csv",row.names = 1)

final.data.CC.2 = final.data.CC %>%
  filter(round(cover.change, 5) > -38.00000 & round(cover.change, 5) != 28.91667)

final.data.CC.3 = final.data.CC.2 %>%
  filter(round(leafN.mg.g, 5) != 54.71597) %>% # 2
  filter(round(height.m, 5) < 1.800048) %>% # 3
  filter(round(rootN.mg.g, 5) < 31.17241) %>% # 5
  filter(round(root.depth_m, 5) < 2.426850) %>% # 7
  filter(round(SRL.groot.cahill.merge, 5) < 471.2364) # 5

final.data.CC.4 = scale(final.data.CC.3[,c(4:12)])
final.data.CC.5 = cbind(final.data.CC.3[,c(1:3)],final.data.CC.4)

# 236 data points estimating 11 variables

priors <- c(prior(normal(0, 10), class = b))


CC.model = brm(cover.change ~ leafN.mg.g + height.m + rootN.mg.g + SLA_m2.kg + root.depth_m + rootDiam.mm +
                 SRL.groot.cahill.merge + RTD.groot.cahill.merge + RMF.g.g + (1|site_code) + (1|Taxon), 
               family = gaussian(),
               prior = priors,
               data = final.data.CC.5)

summary(CC.model)

#### CC traits lifespan NW outlier ####

final.data.CC = read.csv("./Formatted.Data/Revisions/final.data.CC.NW.csv",row.names = 1)

final.data.CC.2 = final.data.CC %>%
  filter(round(cover.change, 5) > -38.00000 & round(cover.change, 5) != 28.91667)

table(final.data.CC$local_lifespan)

final.data.CC.3 = final.data.CC.2 %>%
  filter(round(leafN.mg.g, 5) != 54.71597) %>% # 2
  filter(round(height.m, 5) < 1.800048) %>% # 3
  filter(round(rootN.mg.g, 5) < 31.17241) %>% # 5
  filter(round(root.depth_m, 5) < 2.426850) %>% # 7
  filter(round(SRL.groot.cahill.merge, 5) < 471.2364) # 5


perennial = final.data.CC.3 %>%
  filter(local_lifespan == "PERENNIAL")

perennial.2 = scale(perennial[,c(4:12)])
perennial.3 = cbind(perennial[,c(1:3)],perennial.2)

priors <- c(prior(normal(0, 10), class = b))

perennial.model = brm(cover.change ~ leafN.mg.g + height.m + rootN.mg.g + SLA_m2.kg + root.depth_m + rootDiam.mm +
                        SRL.groot.cahill.merge + RTD.groot.cahill.merge + RMF.g.g + (1|site_code) + (1|Taxon), 
                      family = gaussian(),
                      prior = priors,
                      data = perennial.3)

summary(perennial.model)

#### CC traits NW functional group outlier ####

final.data.CC = read.csv("./Formatted.Data/Revisions/final.data.CC.NW.csv",row.names = 1)

final.data.CC.2 = final.data.CC %>%
  filter(round(cover.change, 5) > -38.00000 & round(cover.change, 5) != 28.91667)

table(final.data.CC$functional_group)

final.data.CC.3 = final.data.CC.2 %>%
  filter(round(leafN.mg.g, 5) != 54.71597) %>% # 2
  filter(round(height.m, 5) < 1.800048) %>% # 3
  filter(round(rootN.mg.g, 5) < 31.17241) %>% # 5
  filter(round(root.depth_m, 5) < 2.426850) %>% # 7
  filter(round(SRL.groot.cahill.merge, 5) < 471.2364) # 5

forb = final.data.CC.3 %>%
  filter(functional_group == "FORB")

forb.2 = scale(forb[,c(4:12)])
forb.3 = cbind(forb[,c(1:3)],forb.2)

priors <- c(prior(normal(0, 10), class = b))

forb.model = brm(cover.change ~ leafN.mg.g + height.m + rootN.mg.g + SLA_m2.kg + root.depth_m + rootDiam.mm +
                   SRL.groot.cahill.merge + RTD.groot.cahill.merge + RMF.g.g + (1|site_code) + (1|Taxon), 
                 family = gaussian(),
                 prior = priors,
                 data = forb.3)

summary(forb.model)

